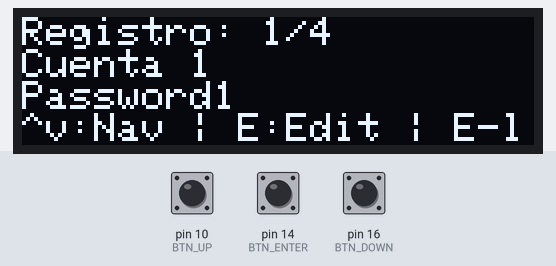
This sketch was run on a simulated Arduino Leonardo, built with avr-gcc and run on an emulated ATmega32U4. Parts: 128×32 one-colour display. The test bench sets the inputs (shaded band); at power-on: pin 10 (BTN_UP) HIGH, pin 14 (BTN_ENTER) HIGH, pin 16 (BTN_DOWN) HIGH. Random numbers use the default seed unless the sketch sets one; EEPROM starts erased; USB keyboard and mouse output is not drawn.

Above: at 4.0 s.
4.1 s: pin 10 (BTN_UP) pulled LOW for 1 s
At 5.6 s:
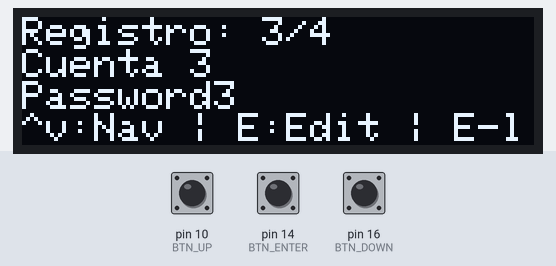
6.6 s: pin 14 (BTN_ENTER) pulled LOW for 0.15 s
At 7.3 s:
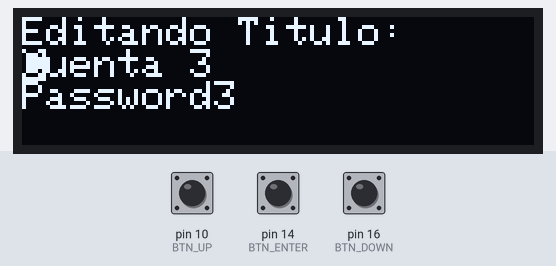
8.2 s: pin 16 (BTN_DOWN) pulled LOW for 3.2 s
At 12.3 s:
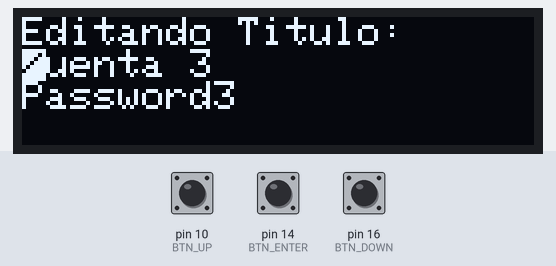
12.9 s: pin 16 (BTN_DOWN) pulled LOW for 0.15 s
At 14.2 s:
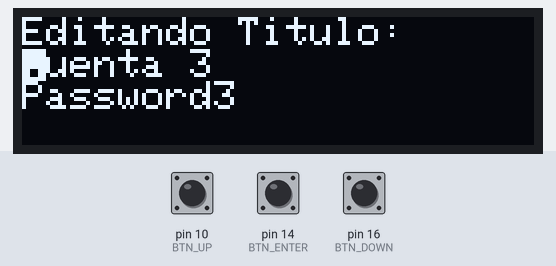
14.5 s: pin 16 (BTN_DOWN) pulled LOW for 1 s
At 16.7 s:
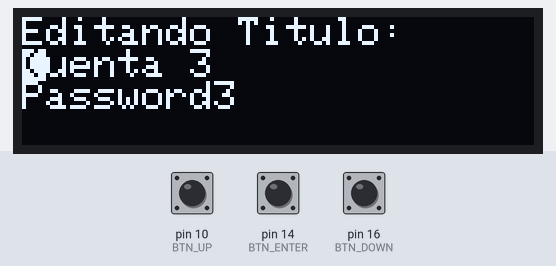
17.0 s: pin 14 (BTN_ENTER) pulled LOW for 1 s
At 17.53 s:
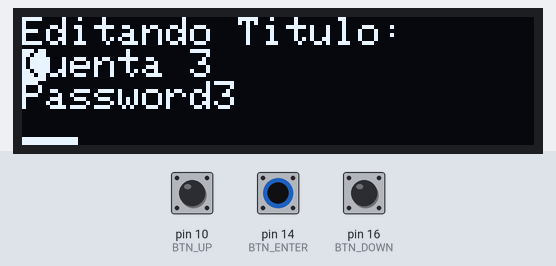
Timing chart, 0 to 20.0 s (numbered marks = the images above; inputs shaded):
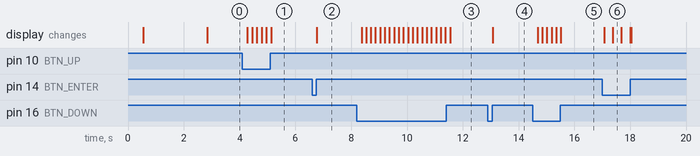

The sketch:

ArduinoKeyWalletV4a.ino
```cpp
#include <Wire.h>
#include <Adafruit_SSD1306.h>
#include <EEPROM.h>
#include <Keyboard.h>

// Configuración de la pantalla OLED
#define OLED_WIDTH 128
#define OLED_HEIGHT 32
#define OLED_RESET    -1
Adafruit_SSD1306 display(OLED_WIDTH, OLED_HEIGHT, &Wire, OLED_RESET);

// Configuración de los botones
#define BTN_UP 10
#define BTN_DOWN 16
#define BTN_ENTER 14

// Constantes
#define TOTAL_RECORDS 4
#define MAX_TITLE_LENGTH 32
#define MAX_CONTENT_LENGTH 128
#define RECORD_SIZE (MAX_TITLE_LENGTH + MAX_CONTENT_LENGTH + 2) // +2 para caracteres nulos
#define BLOCK_SIZE (RECORD_SIZE + sizeof(unsigned long)) // Tamaño de bloque con timestamp
#define TOTAL_BLOCKS (EEPROM.length() / BLOCK_SIZE)

// Modos del menú
#define MODE_VIEW 0
#define MODE_EDIT 1
#define MODE_CONFIRM_SAVE 2
#define MODE_TIMEOUT_CONFIRM 3
#define MODE_SAVED_MESSAGE 4

// Estructura para almacenar los datos
struct Data {
  char header[MAX_TITLE_LENGTH + 1]; // +1 para el carácter nulo
  char details[MAX_CONTENT_LENGTH + 1]; // +1 para el carácter nulo
};

Data dataset[TOTAL_RECORDS];
Data tempData; // Para almacenar cambios temporales durante edición
int currentRecord = 0;
int menuMode = MODE_VIEW;
bool editingTitle = true;
int cursorPosition = 0;
unsigned long lastInteraction = 0;
unsigned long enterPressTime = 0;
bool isEnterPressed = false;
unsigned long msgDisplayStartTime = 0;
const unsigned long LONG_PRESS_DURATION = 3000;
const unsigned long TIMEOUT_DURATION = 30000;
const unsigned long MESSAGE_DURATION = 1500;

// Inicialización
void setup() {
  delay(500);
  // Inicialización de los botones
  pinMode(BTN_UP, INPUT_PULLUP);
  pinMode(BTN_DOWN, INPUT_PULLUP);
  pinMode(BTN_ENTER, INPUT_PULLUP);

  // Inicialización de la pantalla OLED
  if(!display.begin(SSD1306_SWITCHCAPVCC, 0x3C)) {
    for(;;); // Detener si la pantalla no se inicializa
  }
  display.clearDisplay();
  display.display();

  // Inicialización del teclado
  Keyboard.begin();

  // Inicialización de la EEPROM
  if (!isEEPROMInitialized()) {
    initializeEEPROM();
  }
  loadFromEEPROM();
}

void loop() {
  handleButtonEvents();
  checkForTimeout();
  refreshDisplay();

  // Actualizar estado de mensajes temporales
  if (menuMode == MODE_SAVED_MESSAGE && millis() - msgDisplayStartTime > MESSAGE_DURATION) {
    menuMode = MODE_VIEW;
  }
}

void handleButtonEvents() {
  bool currentUpState = (digitalRead(BTN_UP) == LOW);
  bool currentDownState = (digitalRead(BTN_DOWN) == LOW);
  bool currentEnterState = (digitalRead(BTN_ENTER) == LOW);

  // No procesar botones si estamos mostrando un mensaje temporal
  if (menuMode == MODE_SAVED_MESSAGE) {
    return;
  }

  // Generar contraseña aleatoria si se pulsan UP y DOWN juntos
  if (currentUpState && currentDownState && menuMode == MODE_EDIT) {
    generateRandomPassword();
    delay(500); // Debounce
    return;
  }

  // Botón UP
  if (currentUpState) {
    lastInteraction = millis();

    switch (menuMode) {
      case MODE_VIEW:
        currentRecord = (currentRecord + 1) % TOTAL_RECORDS;
        break;
      case MODE_EDIT:
        if (editingTitle) {
          incrementChar(tempData.header[cursorPosition]);
        } else {
          incrementChar(tempData.details[cursorPosition]);
        }
        break;
      case MODE_CONFIRM_SAVE:
        saveChanges();
        showMessage("Cambios guardados!");
        break;
      case MODE_TIMEOUT_CONFIRM:
        // Continuar editando
        menuMode = MODE_EDIT;
        break;
    }
    delay(150); // Debounce
  }

  // Botón DOWN
  if (currentDownState) {
    lastInteraction = millis();

    switch (menuMode) {
      case MODE_VIEW:
        currentRecord = (currentRecord - 1 + TOTAL_RECORDS) % TOTAL_RECORDS;
        break;
      case MODE_EDIT:
        if (editingTitle) {
          decrementChar(tempData.header[cursorPosition]);
        } else {
          decrementChar(tempData.details[cursorPosition]);
        }
        break;
      case MODE_CONFIRM_SAVE:
        menuMode = MODE_EDIT;
        break;
      case MODE_TIMEOUT_CONFIRM:
        // Descartar cambios
        menuMode = MODE_VIEW;
        break;
    }
    delay(150); // Debounce
  }

  // Botón ENTER
  if (currentEnterState) {
    if (!isEnterPressed) {
      enterPressTime = millis();
      isEnterPressed = true;
    } else if (millis() - enterPressTime >= LONG_PRESS_DURATION) {
      // Pulsación larga detectada
      lastInteraction = millis();

      switch (menuMode) {
        case MODE_VIEW:
          // Enviar contraseña al teclado
          Keyboard.print(dataset[currentRecord].details);
          break;
        case MODE_EDIT:
          if (editingTitle) {
            editingTitle = false;
            cursorPosition = 0;
          } else {
            menuMode = MODE_CONFIRM_SAVE;
          }
          break;
      }
      isEnterPressed = false;
    }
  } else {
    // Botón liberado
    if (isEnterPressed) {
      lastInteraction = millis();

      // Solo procesar si fue una pulsación corta
      if (millis() - enterPressTime < LONG_PRESS_DURATION) {
        switch (menuMode) {
          case MODE_VIEW:
            // Entrar en modo edición
            menuMode = MODE_EDIT;
            editingTitle = true;
            cursorPosition = 0;
            // Copiar datos actuales a datos temporales
            strcpy(tempData.header, dataset[currentRecord].header);
            strcpy(tempData.details, dataset[currentRecord].details);
            break;
          case MODE_EDIT:
            // Mover cursor o cambiar entre título y contenido
            if (editingTitle) {
              cursorPosition++;
              if (cursorPosition >= strlen(tempData.header) ||
                  cursorPosition >= MAX_TITLE_LENGTH) {
                // Fin del título, pasar a editar contenido
                editingTitle = false;
                cursorPosition = 0;
              }
            } else {
              cursorPosition++;
              if (cursorPosition >= strlen(tempData.details) ||
                  cursorPosition >= MAX_CONTENT_LENGTH) {
                // Fin del contenido, ir a confirmación
                menuMode = MODE_CONFIRM_SAVE;
              }
            }
            break;
        }
      }
      isEnterPressed = false;
    }
  }
}

void incrementChar(char &c) {
  if (c < 32) c = 32; // Iniciar en espacio si es un carácter de control
  c = (c < 126) ? c + 1 : 32; // Ciclar entre espacio y '~'
  // Validar caracteres no válidos
  if (c == '\0' || c == '\n' || c == '\r') {
    c = 32; // Reemplazar con espacio
  }
}

void decrementChar(char &c) {
  if (c < 32) c = 32; // Iniciar en espacio si es un carácter de control
  c = (c > 32) ? c - 1 : 126; // Ciclar entre espacio y '~'
  // Validar caracteres no válidos
  if (c == '\0' || c == '\n' || c == '\r') {
    c = 126; // Reemplazar con '~'
  }
}

void generateRandomPassword() {
  const char charset[] = "abcdefghijklmnopqrstuvwxyzABCDEFGHIJKLMNOPQRSTUVWXYZ0123456789!@#$%^&*()";
  const int passwordLength = 12; // Longitud de la contraseña generada
  for (int i = 0; i < passwordLength; i++) {
    tempData.details[i] = charset[random(0, strlen(charset))];
  }
  tempData.details[passwordLength] = '\0'; // Terminar la cadena
  cursorPosition = 0; // Reiniciar la posición del cursor
  showMessage("Contraseña generada!");
}

void checkForTimeout() {
  if (menuMode == MODE_EDIT && millis() - lastInteraction > TIMEOUT_DURATION) {
    // En lugar de volver directamente a vista, mostrar confirmación
    menuMode = MODE_TIMEOUT_CONFIRM;
  }
}

void refreshDisplay() {
  display.clearDisplay();
  display.setTextSize(1);
  display.setTextColor(SSD1306_WHITE);
  display.setCursor(0, 0);

  switch (menuMode) {
    case MODE_VIEW:
      displayViewMode();
      break;
    case MODE_EDIT:
      displayEditMode();
      break;
    case MODE_CONFIRM_SAVE:
      displayConfirmSave();
      break;
    case MODE_TIMEOUT_CONFIRM:
      displayTimeoutConfirm();
      break;
    case MODE_SAVED_MESSAGE:
      displaySavedMessage();
      break;
  }

  display.display();
}

void displayViewMode() {
  display.println("Registro: " + String(currentRecord + 1) + "/" + String(TOTAL_RECORDS));
  display.println(dataset[currentRecord].header);

  // Mostrar contenido con puntos si es largo
  char contentPreview[21]; // 20 caracteres + nulo
  strncpy(contentPreview, dataset[currentRecord].details, 20);
  contentPreview[20] = '\0';
  if (strlen(dataset[currentRecord].details) > 20) {
    strcat(contentPreview, "...");
  }
  display.println(contentPreview);

  display.println("^v:Nav | E:Edit | E-largo:Enviar");
}

void displayEditMode() {
  display.println(editingTitle ? "Editando Titulo:" : "Editando Contenido:");

  // Mostrar título y contenido
  display.println(tempData.header);
  display.println(tempData.details);

  // Mostrar cursor
  int cursorY = editingTitle ? 8 : 16; // Ajustar según tamaño del texto
  display.fillRect(cursorPosition * 6, cursorY, 6, 8, SSD1306_INVERSE);

  // Mostrar indicador de pulsación larga si corresponde
  if (isEnterPressed && (millis() - enterPressTime) < LONG_PRESS_DURATION) {
    int progressWidth = map(millis() - enterPressTime, 0, LONG_PRESS_DURATION, 0, OLED_WIDTH);
    display.fillRect(0, OLED_HEIGHT - 2, progressWidth, 2, SSD1306_WHITE);
  }
}

void displayConfirmSave() {
  display.println("Guardar cambios?");
  display.println("");
  display.println("^ SI    v NO");
}

void displayTimeoutConfirm() {
  display.println("Tiempo agotado!");
  display.println("Continuar editando?");
  display.println("");
  display.println("^ SI    v NO (descartar)");
}

void displaySavedMessage() {
  display.println(tempData.header);
  display.println("");
  display.println("Cambios guardados!");
}

bool isEEPROMInitialized() {
  // Usar una marca específica para determinar si la EEPROM está inicializada
  return EEPROM.read(0) == 'P' && EEPROM.read(1) == 'W' && EEPROM.read(2) == 'D';
}

void initializeEEPROM() {
  // Escribir marca de inicialización
  EEPROM.write(0, 'P');
  EEPROM.write(1, 'W');
  EEPROM.write(2, 'D');

  // Crear registros de ejemplo y guardarlos
  for (int i = 0; i < TOTAL_RECORDS; i++) {
    sprintf(dataset[i].header, "Cuenta %d", i + 1);
    sprintf(dataset[i].details, "Password%d", i + 1);
    dataset[i].header[MAX_TITLE_LENGTH] = '\0';
    dataset[i].details[MAX_CONTENT_LENGTH] = '\0';
    saveRecordToEEPROM(i);
  }
}

void loadFromEEPROM() {
  for (int i = 0; i < TOTAL_RECORDS; i++) {
    loadRecordFromEEPROM(i);
  }
}

void saveRecordToEEPROM(int index) {
  // Calcular dirección base: 3 bytes para la marca + índice * tamaño de registro
  int baseAddress = 3 + (index * BLOCK_SIZE);

  // Guardar título
  for (int i = 0; i < MAX_TITLE_LENGTH + 1; i++) {
    EEPROM.write(baseAddress + i, dataset[index].header[i]);
  }

  // Guardar contenido
  for (int i = 0; i < MAX_CONTENT_LENGTH + 1; i++) {
    EEPROM.write(baseAddress + MAX_TITLE_LENGTH + 1 + i, dataset[index].details[i]);
  }

  // Guardar timestamp
  EEPROM.put(baseAddress + MAX_TITLE_LENGTH + MAX_CONTENT_LENGTH + 2, millis());
}

void loadRecordFromEEPROM(int index) {
  // Calcular dirección base
  int baseAddress = 3 + (index * BLOCK_SIZE);

  // Cargar título
  for (int i = 0; i < MAX_TITLE_LENGTH + 1; i++) {
    dataset[index].header[i] = EEPROM.read(baseAddress + i);
  }

  // Asegurar terminación con nulo
  dataset[index].header[MAX_TITLE_LENGTH] = '\0';

  // Cargar contenido
  for (int i = 0; i < MAX_CONTENT_LENGTH + 1; i++) {
    dataset[index].details[i] = EEPROM.read(baseAddress + MAX_TITLE_LENGTH + 1 + i);
  }

  // Asegurar terminación con nulo
  dataset[index].details[MAX_CONTENT_LENGTH] = '\0';
}

void saveChanges() {
  // Copiar datos temporales a dataset
  strcpy(dataset[currentRecord].header, tempData.header);
  strcpy(dataset[currentRecord].details, tempData.details);

  // Guardar en EEPROM
  saveRecordToEEPROM(currentRecord);
}

void showMessage(const char* message) {
  menuMode = MODE_SAVED_MESSAGE;
  msgDisplayStartTime = millis();
}
```

Measured:
- after the input at 4.1 s, the display: first changes after 0.18 s (image 1 shows a later state)
- after the input at 6.6 s, the display: changes after 0.17 s (image 2)
- after the input at 8.2 s, the display: first changes after 0.17 s (image 3 shows a later state)
- after the input at 12.9 s, the display: changes after 0.17 s (image 4)
- after the input at 14.5 s, the display: first changes after 0.18 s (image 5 shows a later state)
